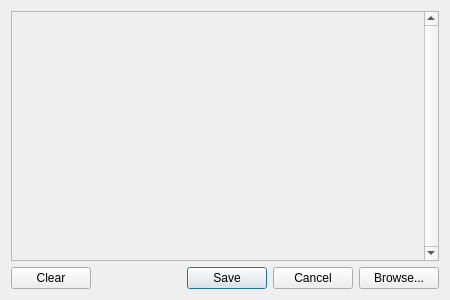
<?xml version="1.0" encoding="UTF-8"?>
<ui version="4.0">
 <class>IconDialog</class>
 <widget class="QDialog" name="IconDialog">
  <property name="geometry">
   <rect>
    <x>0</x>
    <y>0</y>
    <width>450</width>
    <height>300</height>
   </rect>
  </property>
  <property name="sizePolicy">
   <sizepolicy hsizetype="Fixed" vsizetype="Fixed">
    <horstretch>0</horstretch>
    <verstretch>0</verstretch>
   </sizepolicy>
  </property>
  <property name="maximumSize">
   <size>
    <width>450</width>
    <height>300</height>
   </size>
  </property>
  <property name="windowTitle">
   <string>Select Icon</string>
  </property>
  <property name="sizeGripEnabled">
   <bool>false</bool>
  </property>
  <property name="modal">
   <bool>true</bool>
  </property>
  <layout class="QVBoxLayout" name="verticalLayout" stretch="1,0">
   <item>
    <widget class="QWidget" name="widget" native="true">
     <property name="sizePolicy">
      <sizepolicy hsizetype="Expanding" vsizetype="Expanding">
       <horstretch>0</horstretch>
       <verstretch>0</verstretch>
      </sizepolicy>
     </property>
     <layout class="QVBoxLayout" name="verticalLayout_2" stretch="0">
      <property name="leftMargin">
       <number>0</number>
      </property>
      <property name="topMargin">
       <number>0</number>
      </property>
      <property name="rightMargin">
       <number>0</number>
      </property>
      <property name="bottomMargin">
       <number>0</number>
      </property>
      <item>
       <widget class="QScrollArea" name="scrollArea">
        <property name="sizePolicy">
         <sizepolicy hsizetype="Expanding" vsizetype="Expanding">
          <horstretch>0</horstretch>
          <verstretch>0</verstretch>
         </sizepolicy>
        </property>
        <property name="verticalScrollBarPolicy">
         <enum>Qt::ScrollBarPolicy::ScrollBarAlwaysOn</enum>
        </property>
        <property name="horizontalScrollBarPolicy">
         <enum>Qt::ScrollBarPolicy::ScrollBarAlwaysOff</enum>
        </property>
        <property name="widgetResizable">
         <bool>true</bool>
        </property>
        <property name="alignment">
         <set>Qt::AlignmentFlag::AlignLeading|Qt::AlignmentFlag::AlignLeft|Qt::AlignmentFlag::AlignTop</set>
        </property>
        <widget class="QWidget" name="port">
         <property name="geometry">
          <rect>
           <x>0</x>
           <y>0</y>
           <width>416</width>
           <height>248</height>
          </rect>
         </property>
         <property name="sizePolicy">
          <sizepolicy hsizetype="Expanding" vsizetype="Minimum">
           <horstretch>0</horstretch>
           <verstretch>0</verstretch>
          </sizepolicy>
         </property>
         <layout class="QHBoxLayout" name="horizontalLayout" stretch="0">
          <property name="leftMargin">
           <number>0</number>
          </property>
          <property name="topMargin">
           <number>0</number>
          </property>
          <property name="rightMargin">
           <number>0</number>
          </property>
          <property name="bottomMargin">
           <number>0</number>
          </property>
          <item alignment="Qt::AlignmentFlag::AlignTop">
           <widget class="IconTable" name="iconTable" native="true">
            <property name="sizePolicy">
             <sizepolicy hsizetype="Preferred" vsizetype="Preferred">
              <horstretch>0</horstretch>
              <verstretch>0</verstretch>
             </sizepolicy>
            </property>
            <property name="minimumSize">
             <size>
              <width>415</width>
              <height>0</height>
             </size>
            </property>
            <property name="baseSize">
             <size>
              <width>415</width>
              <height>0</height>
             </size>
            </property>
           </widget>
          </item>
         </layout>
        </widget>
       </widget>
      </item>
     </layout>
    </widget>
   </item>
   <item>
    <layout class="QHBoxLayout" name="horizontalLayout_2">
     <item>
      <widget class="QPushButton" name="clearButton">
       <property name="sizePolicy">
        <sizepolicy hsizetype="Preferred" vsizetype="Fixed">
         <horstretch>0</horstretch>
         <verstretch>0</verstretch>
        </sizepolicy>
       </property>
       <property name="text">
        <string>Clear</string>
       </property>
      </widget>
     </item>
     <item>
      <widget class="QDialogButtonBox" name="buttonBox">
       <property name="cursor">
        <cursorShape>ArrowCursor</cursorShape>
       </property>
       <property name="orientation">
        <enum>Qt::Orientation::Horizontal</enum>
       </property>
       <property name="standardButtons">
        <set>QDialogButtonBox::StandardButton::Cancel|QDialogButtonBox::StandardButton::Save</set>
       </property>
      </widget>
     </item>
     <item>
      <widget class="QPushButton" name="browseButton">
       <property name="sizePolicy">
        <sizepolicy hsizetype="Preferred" vsizetype="Fixed">
         <horstretch>0</horstretch>
         <verstretch>0</verstretch>
        </sizepolicy>
       </property>
       <property name="text">
        <string>Browse...</string>
       </property>
      </widget>
     </item>
    </layout>
   </item>
  </layout>
 </widget>
 <customwidgets>
  <customwidget>
   <class>IconTable</class>
   <extends>QWidget</extends>
   <header>icontable.h</header>
   <container>1</container>
  </customwidget>
 </customwidgets>
 <resources/>
 <connections>
  <connection>
   <sender>buttonBox</sender>
   <signal>accepted()</signal>
   <receiver>IconDialog</receiver>
   <slot>accept()</slot>
   <hints>
    <hint type="sourcelabel">
     <x>227</x>
     <y>281</y>
    </hint>
    <hint type="destinationlabel">
     <x>157</x>
     <y>270</y>
    </hint>
   </hints>
  </connection>
  <connection>
   <sender>buttonBox</sender>
   <signal>rejected()</signal>
   <receiver>IconDialog</receiver>
   <slot>reject()</slot>
   <hints>
    <hint type="sourcelabel">
     <x>295</x>
     <y>287</y>
    </hint>
    <hint type="destinationlabel">
     <x>286</x>
     <y>270</y>
    </hint>
   </hints>
  </connection>
  <connection>
   <sender>clearButton</sender>
   <signal>clicked()</signal>
   <receiver>IconDialog</receiver>
   <slot>clearSelection()</slot>
   <hints>
    <hint type="sourcelabel">
     <x>26</x>
     <y>273</y>
    </hint>
    <hint type="destinationlabel">
     <x>30</x>
     <y>269</y>
    </hint>
   </hints>
  </connection>
  <connection>
   <sender>browseButton</sender>
   <signal>clicked()</signal>
   <receiver>IconDialog</receiver>
   <slot>browseIcon()</slot>
   <hints>
    <hint type="sourcelabel">
     <x>393</x>
     <y>273</y>
    </hint>
    <hint type="destinationlabel">
     <x>398</x>
     <y>297</y>
    </hint>
   </hints>
  </connection>
 </connections>
 <slots>
  <slot>clearSelection()</slot>
  <slot>browseIcon()</slot>
 </slots>
</ui>
